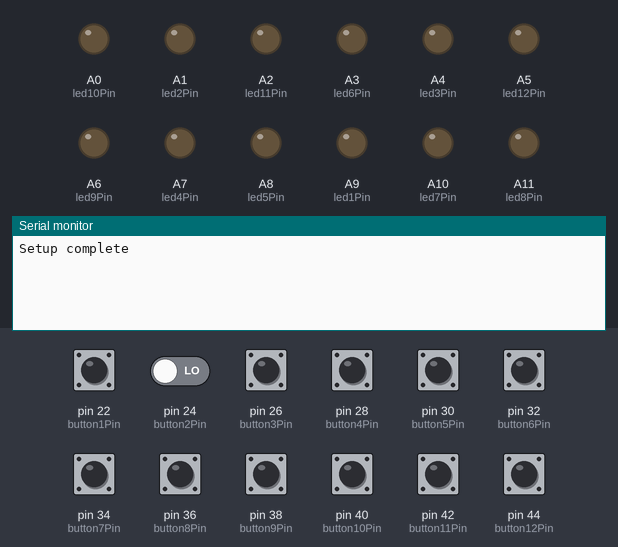
A sketch run on a simulated Arduino Mega 2560, built with avr-gcc and run on an emulated ATmega2560. On the bench: output pins drawn as LEDs (lit = HIGH), the last lines printed to the serial monitor. Inputs (shaded band) come from the test bench; at power-on: pin 22 (button1Pin), pin 24 (button2Pin), pin 26 (button3Pin), pin 28 (button4Pin), pin 30 (button5Pin), pin 32 (button6Pin), pin 34 (button7Pin), pin 36 (button8Pin), pin 38 (button9Pin), pin 40 (button10Pin), pin 42 (button11Pin), pin 44 (button12Pin) LOW. Storage starts empty; the audio player accepts every command and is not drawn.

Above: at 1.2 s.
1.3 s: pin 22 (button1Pin) pulled HIGH for 0.15 s
At 2.0 s:
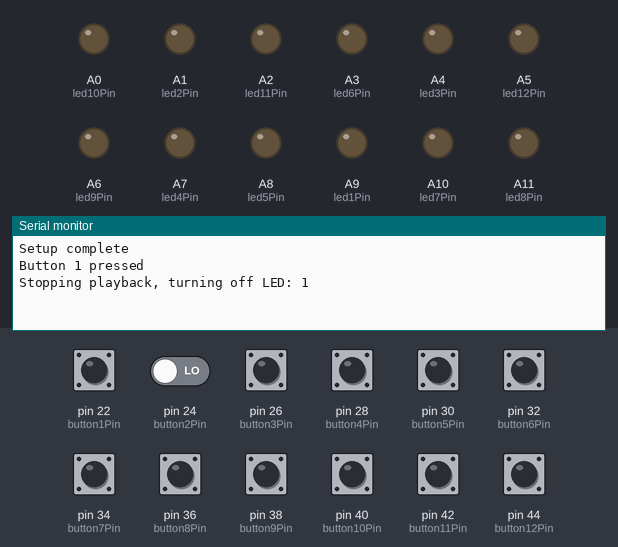
2.9 s: pin 22 (button1Pin) driven HIGH and pin 24 (button2Pin) driven HIGH
At 2.97 s:
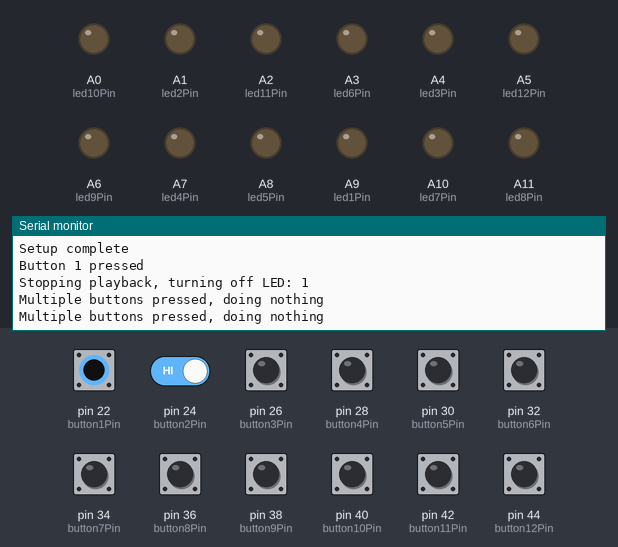

Measured:
- after the input at 1.3 s, the serial monitor: prints a new line at once (image 1)
- after the input at 2.9 s, the serial monitor: prints a new line at once (image 2)

The sketch:

Skelton_Arduino_code.ino
```cpp
#include <SD.h>
#include <TMRpcm.h>
#include <SPI.h>

// Pin definitions
const int button1Pin = 22;
const int button2Pin = 24;
const int button3Pin = 26;
const int button4Pin = 28;
const int button5Pin = 30;
const int button6Pin = 32;
const int button7Pin = 34; // New button pin
const int button8Pin = 36; // New button pin
const int button9Pin = 38; // New button pin
const int button10Pin = 40; // New button pin
const int button11Pin = 42; // New button pin
const int button12Pin = 44; // New button pin

const int led1Pin = A9;
const int led2Pin = A1;
const int led3Pin = A4;
const int led4Pin = A7;
const int led5Pin = A8;
const int led6Pin = A3;
const int led7Pin = A10; // New LED pin
const int led8Pin = A11; // New LED pin
const int led9Pin = A6; // New LED pin
const int led10Pin = A0; // New LED pin
const int led11Pin = A2; // New LED pin
const int led12Pin = A5; // New LED pin

const int SD_ChipSelectPin = 10; // Change to match your SD module wiring

TMRpcm audio; // Create an object for TMRpcm

bool buttonStates[12] = {false};
bool lastButtonStates[12] = {false};
bool isPlaying = false;  // To store if audio is currently playing
int currentPlayingButton = 0;  // To track which button's song is currently playing

void handleButtonPress(int buttonNumber, const char* filename, int ledPinToToggle, int otherLedPins[], int otherLedCount);

void setup() {
  // Initialize Serial Monitor
  Serial.begin(9600);

  // Set up pins
  pinMode(button1Pin, INPUT);
  pinMode(button2Pin, INPUT);
  pinMode(button3Pin, INPUT);
  pinMode(button4Pin, INPUT);
  pinMode(button5Pin, INPUT);
  pinMode(button6Pin, INPUT);
  pinMode(button7Pin, INPUT);
  pinMode(button8Pin, INPUT);
  pinMode(button9Pin, INPUT);
  pinMode(button10Pin, INPUT);
  pinMode(button11Pin, INPUT);
  pinMode(button12Pin, INPUT);

  pinMode(led1Pin, OUTPUT);
  pinMode(led2Pin, OUTPUT);
  pinMode(led3Pin, OUTPUT);
  pinMode(led4Pin, OUTPUT);
  pinMode(led5Pin, OUTPUT);
  pinMode(led6Pin, OUTPUT);
  pinMode(led7Pin, OUTPUT);
  pinMode(led8Pin, OUTPUT);
  pinMode(led9Pin, OUTPUT);
  pinMode(led10Pin, OUTPUT);
  pinMode(led11Pin, OUTPUT);
  pinMode(led12Pin, OUTPUT);

  // Initialize SD card
  if (!SD.begin(SD_ChipSelectPin)) {
    Serial.println("SD card initialization failed!");
    return;
  }

  // Initialize audio
  audio.speakerPin = 12; // Set the speaker output pin

  Serial.println("Setup complete");
}

void loop() {
  // Read button states
  buttonStates[0] = digitalRead(button1Pin) == HIGH;
  buttonStates[1] = digitalRead(button2Pin) == HIGH;
  buttonStates[2] = digitalRead(button3Pin) == HIGH;
  buttonStates[3] = digitalRead(button4Pin) == HIGH;
  buttonStates[4] = digitalRead(button5Pin) == HIGH;
  buttonStates[5] = digitalRead(button6Pin) == HIGH;
  buttonStates[6] = digitalRead(button7Pin) == HIGH;
  buttonStates[7] = digitalRead(button8Pin) == HIGH;
  buttonStates[8] = digitalRead(button9Pin) == HIGH;
  buttonStates[9] = digitalRead(button10Pin) == HIGH;
  buttonStates[10] = digitalRead(button11Pin) == HIGH;
  buttonStates[11] = digitalRead(button12Pin) == HIGH;

  // Check if any two buttons are pressed simultaneously
  int pressedCount = 0;
  for (int i = 0; i < 12; i++) {
    if (buttonStates[i]) {
      pressedCount++;
    }
  }

  if (pressedCount > 1) {
    // If any two buttons are pressed, do nothing
    Serial.println("Multiple buttons pressed, doing nothing");
  } else {
    // Check button presses and handle them
    if (buttonStates[0] && !lastButtonStates[0]) {
      int otherLeds[] = {led2Pin, led3Pin, led4Pin, led5Pin, led6Pin, led7Pin, led8Pin, led9Pin, led10Pin, led11Pin, led12Pin};
      handleButtonPress(1, "kneecap.wav", led1Pin, otherLeds, 11);
    }
    if (buttonStates[1] && !lastButtonStates[1]) {
      int otherLeds[] = {led1Pin, led3Pin, led4Pin, led5Pin, led6Pin, led7Pin, led8Pin, led9Pin, led10Pin, led11Pin, led12Pin};
      handleButtonPress(2, "spinal.wav", led2Pin, otherLeds, 11);
    }
    if (buttonStates[2] && !lastButtonStates[2]) {
      int otherLeds[] = {led1Pin, led2Pin, led4Pin, led5Pin, led6Pin, led7Pin, led8Pin, led9Pin, led10Pin, led11Pin, led12Pin};
      handleButtonPress(3, "pelvis.wav", led3Pin, otherLeds, 11);
    }
    if (buttonStates[3] && !lastButtonStates[3]) {
      int otherLeds[] = {led1Pin, led2Pin, led3Pin, led5Pin, led6Pin, led7Pin, led8Pin, led9Pin, led10Pin, led11Pin, led12Pin};
      handleButtonPress(4, "fibula.wav", led4Pin, otherLeds, 11);
    }
    if (buttonStates[4] && !lastButtonStates[4]) {
      int otherLeds[] = {led1Pin, led2Pin, led3Pin, led4Pin, led6Pin, led7Pin, led8Pin, led9Pin, led10Pin, led11Pin, led12Pin};
      handleButtonPress(5, "ribs.wav", led5Pin, otherLeds, 11);
    }
    if (buttonStates[5] && !lastButtonStates[5]) {
      int otherLeds[] = {led1Pin, led2Pin, led3Pin, led4Pin, led5Pin, led7Pin, led8Pin, led9Pin, led10Pin, led11Pin, led12Pin};
      handleButtonPress(6, "ulna.wav", led6Pin, otherLeds, 11);
    }
    if (buttonStates[6] && !lastButtonStates[6]) {
      int otherLeds[] = {led1Pin, led2Pin, led3Pin, led4Pin, led5Pin, led6Pin, led8Pin, led9Pin, led10Pin, led11Pin, led12Pin};
      handleButtonPress(7, "jawbone.wav", led7Pin, otherLeds, 11);
    }
    if (buttonStates[7] && !lastButtonStates[7]) {
      int otherLeds[] = {led1Pin, led2Pin, led3Pin, led4Pin, led5Pin, led6Pin, led7Pin, led9Pin, led10Pin, led11Pin, led12Pin};
      handleButtonPress(8, "skull.wav", led8Pin, otherLeds, 11);
    }
    if (buttonStates[8] && !lastButtonStates[8]) {
      int otherLeds[] = {led1Pin, led2Pin, led3Pin, led4Pin, led5Pin, led6Pin, led7Pin, led8Pin, led10Pin, led11Pin, led12Pin};
      handleButtonPress(9, "tibia.wav", led9Pin, otherLeds, 11);
    }
    if (buttonStates[9] && !lastButtonStates[9]) {
      int otherLeds[] = {led1Pin, led2Pin, led3Pin, led4Pin, led5Pin, led6Pin, led7Pin, led8Pin, led9Pin, led11Pin, led12Pin};
      handleButtonPress(10, "humerus.wav", led10Pin, otherLeds, 11);
    }
    if (buttonStates[10] && !lastButtonStates[10]) {
      int otherLeds[] = {led1Pin, led2Pin, led3Pin, led4Pin, led5Pin, led6Pin, led7Pin, led8Pin, led9Pin, led10Pin, led12Pin};
      handleButtonPress(11, "radius.wav", led11Pin, otherLeds, 11);
    }
    if (buttonStates[11] && !lastButtonStates[11]) {
      int otherLeds[] = {led1Pin, led2Pin, led3Pin, led4Pin, led5Pin, led6Pin, led7Pin, led8Pin, led9Pin, led10Pin, led11Pin};
      handleButtonPress(12, "femur.wav", led12Pin, otherLeds, 11);
    }
  }

  // Update last button states
  for (int i = 0; i < 12; i++) {
    lastButtonStates[i] = buttonStates[i];
  }

  // Check if the music has stopped playing and turn off the LED
  if (isPlaying && !audio.isPlaying()) {
    isPlaying = false;
    Serial.print("Stopping playback, turning off LED: ");
    Serial.println(currentPlayingButton);
    switch (currentPlayingButton) {
      case 1:
        digitalWrite(led1Pin, LOW);
        break;
      case 2:
        digitalWrite(led2Pin, LOW);
        break;
      case 3:
        digitalWrite(led3Pin, LOW);
        break;
      case 4:
        digitalWrite(led4Pin, LOW);
        break;
      case 5:
        digitalWrite(led5Pin, LOW);
        break;
      case 6:
        digitalWrite(led6Pin, LOW);
        break;
      case 7:
        digitalWrite(led7Pin, LOW);
        break;
      case 8:
        digitalWrite(led8Pin, LOW);
        break;
      case 9:
        digitalWrite(led9Pin, LOW);
        break;
      case 10:
        digitalWrite(led10Pin, LOW);
        break;
      case 11:
        digitalWrite(led11Pin, LOW);
        break;
      case 12:
        digitalWrite(led12Pin, LOW);
        break;
    }
  }
}

void handleButtonPress(int buttonNumber, const char* filename, int ledPinToToggle, int otherLedPins[], int otherLedCount) {
  Serial.print("Button ");
  Serial.print(buttonNumber);
  Serial.println(" pressed");

  // Stop any currently playing audio
  if (audio.isPlaying()) {
    audio.stopPlayback();
  }

  // Turn off all other LEDs
  for (int i = 0; i < otherLedCount; i++) {
    digitalWrite(otherLedPins[i], LOW);
  }

  // Play the new audio file
  audio.play(filename);
  isPlaying = true;  // Mark audio as playing
  currentPlayingButton = buttonNumber;  // Set the current button as the one playing

  // Turn on the current LED
  digitalWrite(ledPinToToggle, HIGH);
}
```
